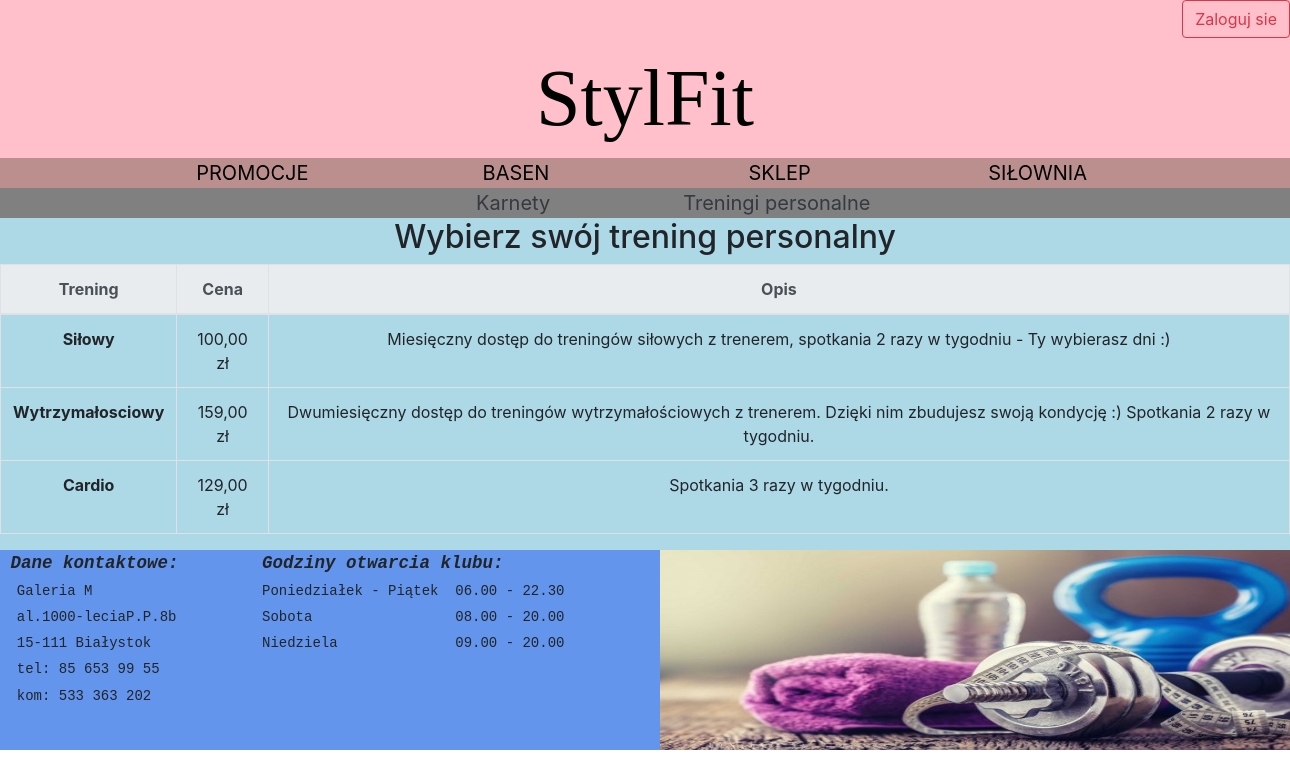
The page /azadanie/treningiprzed.php on the database its author committed.
### tables this page shows
CREATE TABLE `trening` (
  `id_treningu` int(6) NOT NULL,
  `nazwa` varchar(30) NOT NULL,
  `cena` varchar(10) NOT NULL,
  `czas` varchar(30) NOT NULL,
  `opis` text DEFAULT NULL
);

### azadanie/treningiprzed.php (the view, shortened to what this page needs)
<!DOCTYPE html>
<html lang="pl">
<head>
<link rel="stylesheet" href="https://stackpath.bootstrapcdn.com/bootstrap/4.3.1/css/bootstrap.min.css">
<link href="style.css" rel="stylesheet">
<link href="stylaktalizacji.css" rel="stylesheet">
</head>
<body>
<?php
  $conn = mysqli_connect("localhost","root","","silownia");
include('header.php');
?>
    <nav id="menuzalogowanego">
        <ul>
            <li><a href="silowniaprzed.php" class="text-dark">Karnety</a></li>
            <li><a href="treningiprzed.php" class="text-dark">Treningi personalne</a></li>
        </ul>
    </nav>
<main>
    <article class="artykul">
    <h2>Wybierz swój trening personalny</h2>
    <table class="table table-bordered">
        <thead class="thead-light">
          <tr>
            <th scope="col">Trening</th>
            <th scope="col">Cena</th>
            <th scope="col">Opis</th>
          </tr>
        </thead>
        <tbody>
          <?php
$qry = mysqli_query($conn,"SELECT * FROM `trening` ");
  ?>
          <?php while($row = mysqli_fetch_array($qry)) { ?>
          <tr>
            <th scope="row"><?php echo $row['nazwa']; ?></th>
             <td><?php echo $row['cena']; ?></td>
             <td><?php echo $row['opis']; ?></td>
          </tr>
          <?php } ?>
        </tbody>
      </table>
    </article>
</main>
   <footer>
<div class="row">
  <div class="col-md-2"><pre><b><i> Dane kontaktowe:</i></b><small>
  Galeria M
  al.1000-leciaP.P.8b
  15-111 Białystok
  tel: 85 653 99 55
  kom: 533 363 202</small></pre></div>
  <div class="col-md-4">            <pre><b><i>    Godziny otwarcia klubu: </i></b><small>
     Poniedziałek - Piątek  06.00 - 22.30
     Sobota                 08.00 - 20.00
     Niedziela              09.00 - 20.00</small></pre></div>
  <div class="col-md-6"><img src="ok.jpg" alt="obrazek" width="665" height="200"></div>
</div>
    </footer>
</body>
</html>

### azadanie/style.css (style rules this page uses)
#menuzalogowanego { background-color: gray; font-size: 20px; text-align: center; }
.artykul { background-color: lightblue; flex: 30%; height: auto; }
main { display: flex; }
footer { background-color: cornflowerblue; flex: 30%; font-size: 20px; text-align:left; }
p,body { margin:0; padding:0; text-align: center; }
ul { margin: 0; padding: 0; list-style-type: none; }
li { display: inline-block; width: 20%; line-break: normal; margin: 0; padding: 0; }
a { color: black; text-decoration: none; text-align:center; }

### rows shown on the page
trening: nazwa "Siłowy", cena "100,00 zł", opis "Miesięczny dostęp do treningów siłowych z trenerem, spotkania 2 razy w tygodniu - Ty wybierasz dni :)"
trening: nazwa "Wytrzymałosciowy", cena "159,00 zł", opis "Dwumiesięczny dostęp do treningów wytrzymałościowych z trenerem. Dzięki nim zbudujesz swoją kondycję :) Spotkania 2 razy w tygodniu."
trening: nazwa "Cardio", cena "129,00 zł", opis "Spotkania 3 razy w tygodniu."
